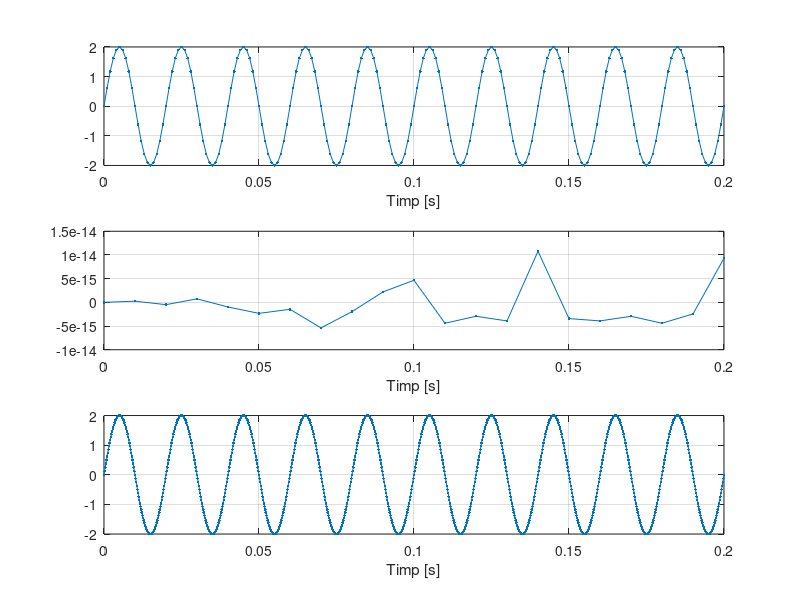
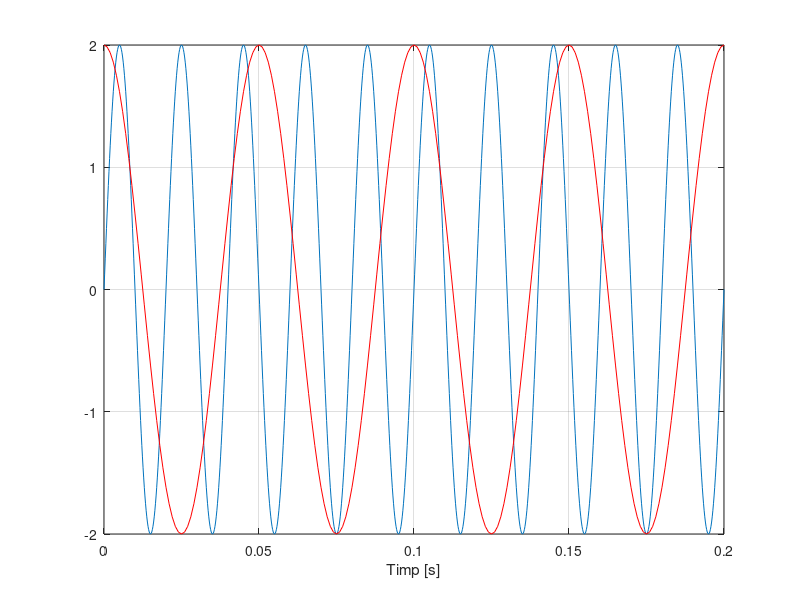

These figures' MATLAB source, in order:
F = 50; 
vector_1 = 0:0.001:0.2; 
sinusoidal_1 = 2*sin(2*pi*F*vector_1); 
figure(1)
subplot(3,1,1) , plot(vector_1,sinusoidal_1,'.-'),xlabel('Timp [s]'),grid 

F = 50; 
vector_2 = 0:0.01:0.2; 
sinusoidal_2 = 2*sin(2*pi*F*vector_2); 
subplot(3,1,2) , plot(vector_2,sinusoidal_2,'.-'),xlabel('Timp [s]'),grid 


vector_3 = 0:0.0002:0.2; 
sinusoidal_3 = 2*sin(2*pi*F*vector_3); 
subplot (3,1,3) , plot(vector_3,sinusoidal_3,'.-'),xlabel('Timp [s]'),grid 
%La pasul 0.002 sunt unite foarte multe puncte, ceea ce face ca graficul sa
%arate conform unei sinusoidale. In schimb, la rezolutia 0.01 sunt putine
%puncte ceea ce face ca graficul sa nu semene cu o sinusoidala(Unirea
%punctelor este obtinuta din functia plot, fiecare valoare a sinusului din
%vector fiind inlocuita pe grafic cu un punct)

%b)In toate semnalele afisate perioada masurata pe grafic este aceeasi
%T=0.02s

%c)
F = 20; 
vector_4 = 0:0.001:0.2; 
sinusoidal_4 = 2*cos(2*pi*F*vector_4); 
figure(2)
plot(vector_3,sinusoidal_3,vector_4,sinusoidal_4,'r'),xlabel('Timp [s]'),grid